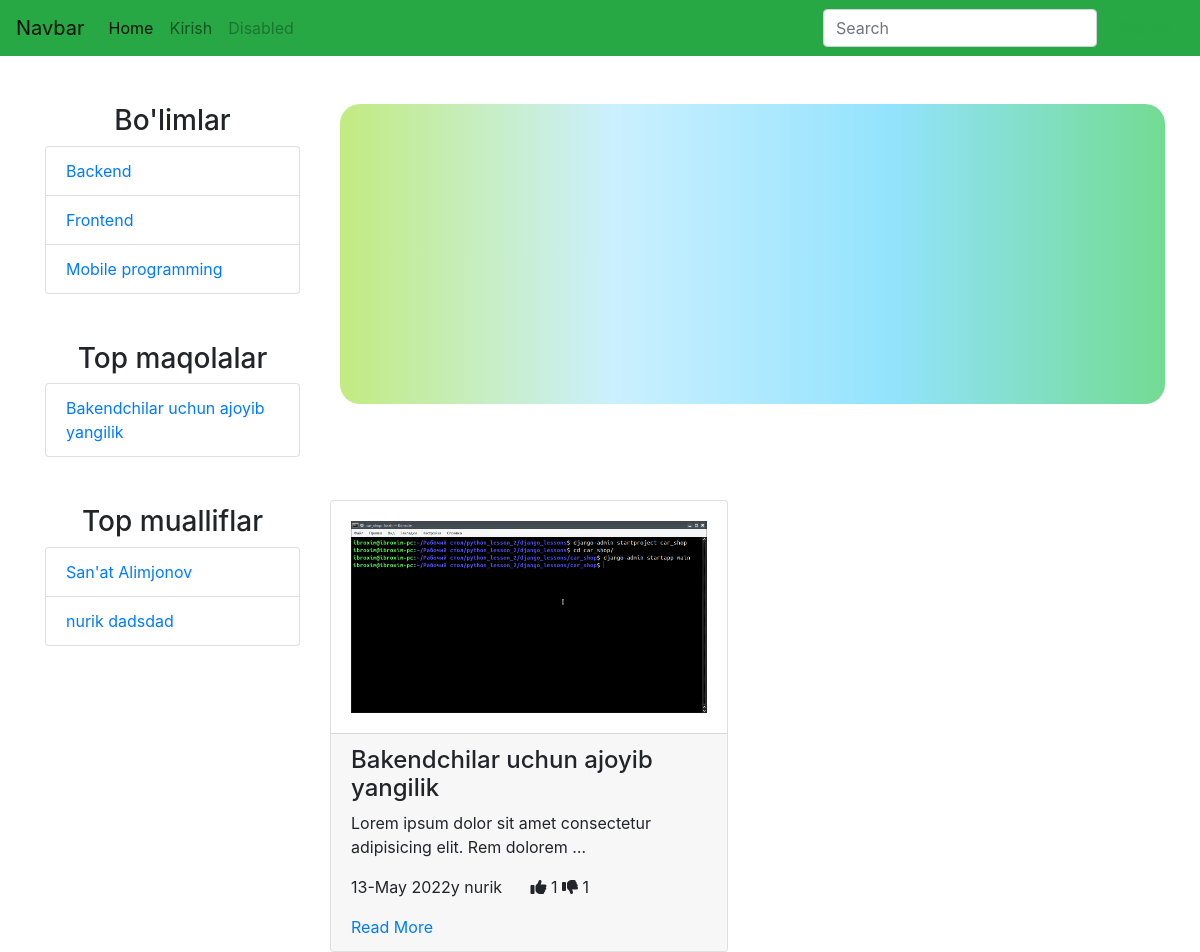
Page /category/1 on the committed database.
### blog/models.py (models this page shows, shortened)
class Category(models.Model):
    name = models.CharField(max_length=55)
    reg_date = models.DateField(auto_now_add=True)
    article_qty = models.PositiveIntegerField(default=0,editable=False)
    class Meta:
        verbose_name = "Kategoriya"
        verbose_name_plural = "Kategoriyalar"

class Article(models.Model):
    name = models.CharField(verbose_name="MAQOLA NOMI",help_text="dssdf sdjdsjfskdfsdfs dshfj", max_length=355,blank=True)
    text = models.TextField(verbose_name="MAQOLA Matni",max_length=8000,default="Text yo'q")
    view = models.PositiveIntegerField(verbose_name="Ko'rishlar soni",default=0 )
    likes = models.PositiveIntegerField(default=0)
    dislikes = models.PositiveIntegerField(default=0)
    image = models.ImageField(upload_to="")
    author = models.ForeignKey(Fallower,on_delete=models.CASCADE,null=True,blank=True)
    checked = models.BooleanField(default=False)
    category = models.ForeignKey(Category, db_index=True,  on_delete=models.PROTECT)
    reg_date = models.DateField(auto_now_add=True,editable=True )
    class Meta:
        verbose_name = "Maqola"
        verbose_name_plural = "Maqolalar"

### follower/models.py (models this page shows)
class Fallower(models.Model):
    user = models.OneToOneField(User,on_delete=models.CASCADE)
    name = models.CharField(verbose_name="Ismi", unique=True, max_length=55,blank=True)
    surname = models.CharField(max_length=55)
    age = models.PositiveIntegerField(default=0)
    liked_articles = models.ManyToManyField('blog.Article',blank=True)
    rating = models.PositiveIntegerField(default=0)
    email = models.EmailField()
    adress = models.CharField(max_length=500)
    def __str__(self):
        return self.name

### blog/views.py (the view)
# urls.py: path("category/<int:category_id>", CategoryView.as_view(), name="category"),
class CategoryView(View):
    def get(self,request,category_id):
        category = Category.objects.get(id=category_id)
        categorys = Category.objects.all()
        articles = Article.objects.all().order_by('likes')[:10]
        articles = Article.objects.filter(category=category)
        fallowers = Fallower.objects.all().order_by('rating')[:10]
        context = {"categorys":categorys,"articles":articles,"fallowers":fallowers}
        return render(request,"index.html",context)

### templates/index.html
{% extends 'wrapper.html' %}
              {% block content %}
              <div class="col-md-9">
                  <div class="banner"></div>
                <div class="row mt-5">
                    {% for a in articles %}
                    <div class="col-md-6 mt-5">
                        <div class="card">
                            <div class="card-body">
                                <img src="{{ a.image.url }}" width="100%" alt="">
                            </div>
                            <div class="card-footer">
                                <h4>{{ a.name }}</h4>
                                <p>
                                  {{ a.text|truncatewords:"10" }}
                                </p>
                                <p>{{ a.reg_date|date:"d" }}-{{ a.reg_date|date:"F" }} {{ a.reg_date|date:"Y" }}y
                                {% if a.author %}
                                  {{ a.author }}
                                {% endif %}
                               <span class="ml-4">
                                 <i class="fa fa-thumbs-up"></i> {{ a.likes }}
                                 <i class="fa fa-thumbs-down"></i>  {{ a.dislikes }}
                               </span>
                                </p>
                                <a href="{% url 'blog:detail' a.id %}">Read More</a>
                            </div>
                        </div>
                    </div>
                    {% endfor %}
                </div>
              </div>
              {% endblock %}

### templates/wrapper.html (shortened to what this page needs)
<!DOCTYPE html>
{% load static %}
<html lang="en">
<head>
    <link rel="stylesheet" href="https://cdnjs.cloudflare.com/ajax/libs/font-awesome/6.1.1/css/all.min.css" />
    <link rel="stylesheet" href="/static/bootstrap/dist/css/bootstrap.min.css">
</head>
<body>
    <nav class="navbar navbar-expand-lg navbar-light bg-success">
        <a class="navbar-brand" href="#">Navbar</a>
        <div class="collapse navbar-collapse" id="navbarSupportedContent">
          <ul class="navbar-nav mr-auto">
            <li class="nav-item active">
              <a class="nav-link" href="/">Home <span class="sr-only">(current)</span></a>
            </li>
            <li class="nav-item">
              <a class="nav-link" href="{% url 'follower:login' %}">Kirish</a>
            </li>
            <li class="nav-item">
              <a class="nav-link disabled" href="#">Disabled</a>
            </li>
          </ul>
          <form class="form-inline my-2 my-lg-0">
            <input class="form-control mr-sm-2" type="text" placeholder="Search" aria-label="Search">
            <button class="btn btn-outline-success my-2 my-sm-0" type="submit">Search</button>
          </form>
        </div>
      </nav>
      <div class="container mt-5">
          <div class="row">
              <div class="col-md-3">
                <div class="text-center">
                    <h3>Bo'limlar</h3>
                </div>
                <ul class="list-group">
                    {% for c in categorys %}
                    <li class="list-group-item">
                        <a href="{% url 'blog:category' c.id  %}">{{ c.name }}</a>
                    </li>
                    {% endfor %}
                  </ul>
                  <div class="text-center mt-5">
                    <h3>Top maqolalar</h3>
                </div>
                <ul class="list-group">
                    {% for a in articles %}
                    <li class="list-group-item">
                        <a href="#">{{ a.name }}</a>
                    </li>
                    {% endfor %}
                  </ul>
                  <div class="text-center mt-5">
                    <h3>Top mualliflar</h3>
                </div>
                <ul class="list-group">
                    {% for f in fallowers %}
                    <li class="list-group-item">
                        <a href="{% url 'blog:author_articles' f.id  %}">{{ f.name }} {{ f.surname }}</a>
                    </li>
                    {% endfor %}
                  </ul>
              </div>
              {% block content %}
              {% endblock %}
            </div>
        </div>
  </body>
  </html>

### templates/wrapper.html (style rules this page uses)
.banner { width: 100%; margin: 0 10px; border-radius: 20px; min-height: 300px; background: linear-gradient(90deg,#c2eb81,#cbf0ff,#93e3fd,#72db92); }

### rows in the picture
Category: name "Backend"
Category: name "Frontend"
Category: name "Mobile programming"
Article: name "Bakendchilar uchun ajoyib yangilik", image (picture), text "Lorem ipsum dolor sit amet consectetur adipisicing elit. Rem dolorem …", reg_date "13", reg_date "May", reg_date "2022", author "nurik", likes "1", dislikes "1"
Fallower: name "San'at", surname "Alimjonov"
Fallower: name "nurik", surname "dadsdad"
